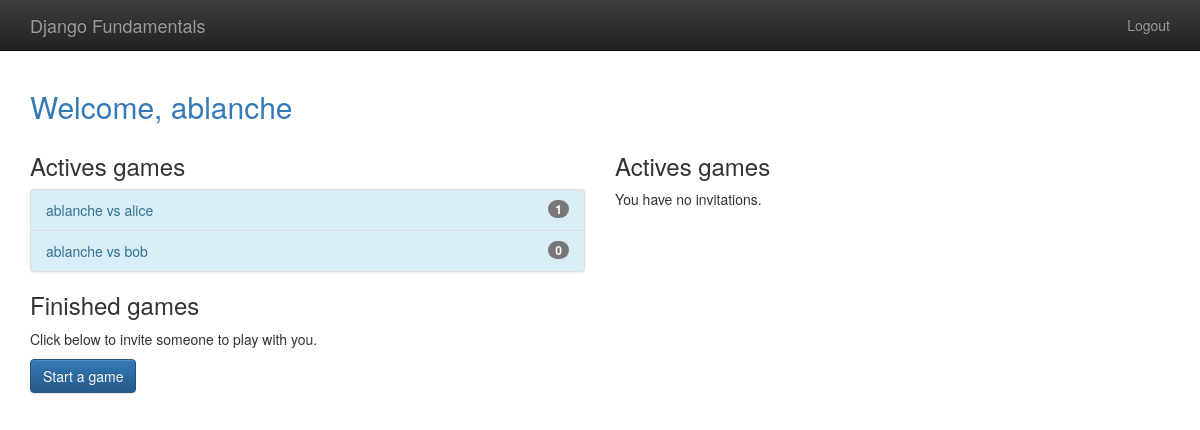
Before: /tictactoe/home (signed in) with the older database file.
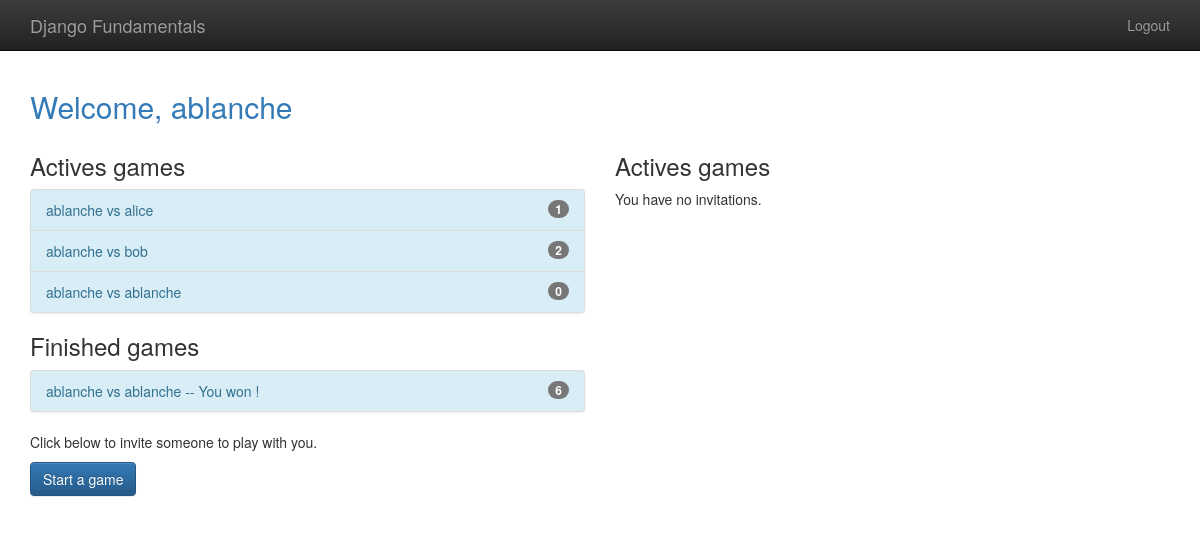
After: the same page with the newer database file.
### tictactoe/models.py (models this page shows, shortened)
class Game(models.Model):
    first_player = models.ForeignKey(User, related_name="games_first_player", on_delete=models.SET_NULL, null=True)
    second_player = models.ForeignKey(User, related_name="games_second_player", on_delete=models.SET_NULL, null=True)
    start_time = models.DateTimeField(auto_now_add=True)
    last_active = models.DateTimeField(auto_now=True)
    status = models.CharField(max_length=1, default='F', choices=GMAE_STATUS_CHOICES)
    objects = GamesQuerySet.as_manager()
    def get_absolute_url(self):
        return reverse("tictactoe_detail", args=[self.pk])
    def __str__(self):
        return f"{self.first_player} vs {self.second_player}"

### tictactoe/views.py (the view)
# urls.py: path('', views.home, name="home"),
@login_required
def home(request):
    my_games = Game.objects.games_for_user(request.user)
    active_games = my_games.active()
    finished_games = my_games.difference(active_games)
    invitations = request.user.invitations_received.all()
    return render(request, "tictactoe/home.html", {'active_games': active_games, 'finished_games':finished_games,'invitations':invitations})

### tictactoe/models.py (called while the page is built)
    def games_for_user(self, user):
        return self.filter(
            Q(first_player=user) | Q(second_player=user)
        )

    def active(self):
        return self.filter(Q(status='F') | Q(status='S'))

### tictactoe/templates/tictactoe/home.html
{% extends 'base.html' %}
{% block  content%}
    <h2 class="text-primary" >Welcome, {{ user.username}} </h2>
    <div class="row">
        <div class="col-md-6">
            <h3>Actives games</h3>
            {% include "tictactoe/game_list_snippet.html" with games_list=active_games %}
            <h3>Finished games</h3>
            {% include "tictactoe/game_list_snippet.html" with games_list=finished_games %}
            <p> Click below to invite someone to play with you.</p>
            <p>
            <a class="btn btn-primary" href="{% url 'tictactoe_new_invitation' %}">
                Start a game
            </a>
            </p>
        </div>
        <div class="col-md-6">
            <h3>Actives games</h3>
            {% if invitations %}
                <div class="list-group">
                    {% for inv in invitations %}
                        <a class="list-group-item" href=" {% url 'tictactoe_accept_invitation' id=inv.id %}">
                        {{ inv.from_user.username}} has invited you to a game. Click here
                        </a>
                    {% endfor %}
                </div>
            {% else %}
                <p>You have no invitations.</p>
            {% endif %}
        </div>
    </div>
{% endblock  %}

### tictactoe/templates/base.html (shortened to what this page needs)
{% load staticfiles %}
<!doctype html>
<html class="no-js" lang="">
    <head>
        {% block styling %}
          <link rel="stylesheet" href="{% static 'css/bootstrap.min.css' %}">
          <link rel="stylesheet" href="{% static 'css/bootstrap-theme.min.css' %}">
          <link rel="stylesheet" href="{% static 'css/main.css' %}">
        {% endblock styling %}
    </head>
    <body>
    <nav class="navbar navbar-inverse navbar-fixed-top" role="navigation">
      <div class="container">
        <div class="navbar-header">
          <a class="navbar-brand" href="/tictactoe">Django Fundamentals</a>
        </div>
        <ul class="nav navbar-nav navbar-right">
          {% if user.is_authenticated %}
            <li><a href=" {% url 'tictactoe_logout' %}">Logout</a></li>
          {% else %}
            <li><a href=" {% url 'tictactoe_signup' %}">Sign up</a></li>
            <li><a href=" {% url 'tictactoe_login' %}">Login</a></li>
          {% endif %}
        </ul>
      </div>
    </nav>
    <div class="container">
      {% block content%}
      {% endblock%}
    </div>         <script src="//ajax.googleapis.com/ajax/libs/jquery/1.11.2/jquery.min.js"></script>
    </body>
</html>

### tictactoe/templates/tictactoe/game_list_snippet.html
{% if games_list %}
    <div class="list-group bg-info">
        {% for game in games_list %}
            <a class="list-group-item list-group-item-info" href=" {{ game.get_absolute_url }}">
                {{ game }}
                {% if game.status not in 'FS' %}
                    {% if game.status == 'D' %}
                        -- Draw
                    {% elif game.status == 'W' and user == game.first_player %}
                        -- You won !
                    {% elif game.status == 'L' and user == game.second_player %}
                        -- You won !
                    {% else %}
                        -- You lost
                    {% endif %}
                {% endif %}
                <span class="badge">{{ game.move_set.count }}</span>
            </a>
        {% endfor %}
    </div>
{% endif %}

### tictactoe/templates/base.html (style rules this page uses)
body { padding-top: 70px; padding-bottom: 20px; }

Changed rows visible on the page:
changed Game "ablanche vs bob": move_set.count "0" → "2"
added Game: first_player+second_player "ablanche vs ablanche", move_set.count "0"
added Game: first_player+second_player "ablanche vs ablanche", status "-- You won !", move_set.count "6"
